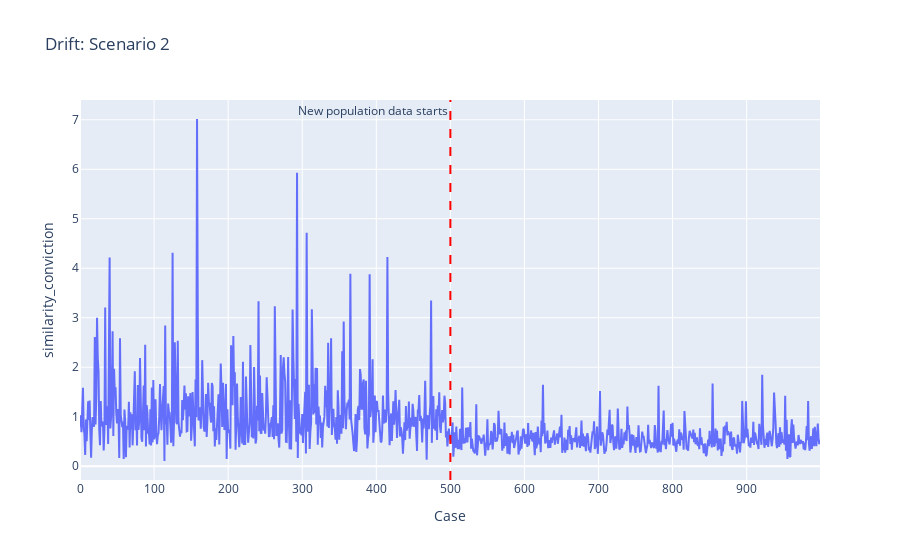

Here is the notebook cell this chart was saved with:
### Markdown cell above
### Graph Results

### Code cell
metric = "similarity_conviction"
graph_data = scenario_2_same_distribution_details[metric] + scenario_2_new_distribution_details[metric]

fig = px.line(graph_data, title='Drift: Scenario 2')
fig.add_vline(x=len(df_test_same_distribution), line=dict(color='red', width=2, dash='dash'),
              annotation_text = "New population data starts",annotation_position="top left")
fig.update_layout(
    xaxis_title="Case",
    yaxis_title=f"{metric}",
    showlegend=False,
)
fig.show(width=1000, height=750)

### Figure 1 — Plotly figure (JSON) as saved in the notebook; plotly's stock layout.template omitted (floating-point values rounded to 4 significant figures; data arrays with more than 128 entries replaced by an {"elided": "..."} marker saying what was removed)
{"data": [{"hovertemplate": "variable=0<br>index=%{x}<br>value=%{y}<extra></extra>", "legendgroup": "0", "line": {"color": "#636efa", "dash": "solid"}, "marker": {"symbol": "circle"}, "mode": "lines", "name": "0", "orientation": "v", "showlegend": true, "type": "scatter", "x": {"elided": "1000 int values"}, "xaxis": "x", "y": {"elided": "1000 float values"}, "yaxis": "y"}], "layout": {"annotations": [{"showarrow": false, "text": "New population data starts", "x": 500, "xanchor": "right", "xref": "x", "y": 1, "yanchor": "top", "yref": "y domain"}], "legend": {"title": {"text": "variable"}, "tracegroupgap": 0}, "shapes": [{"line": {"color": "red", "dash": "dash", "width": 2}, "type": "line", "x0": 500, "x1": 500, "xref": "x", "y0": 0, "y1": 1, "yref": "y domain"}], "showlegend": false, "title": {"text": "Drift: Scenario 2"}, "xaxis": {"anchor": "y", "domain": [0, 1], "title": {"text": "Case"}}, "yaxis": {"anchor": "x", "domain": [0, 1], "title": {"text": "similarity_conviction"}}}}
